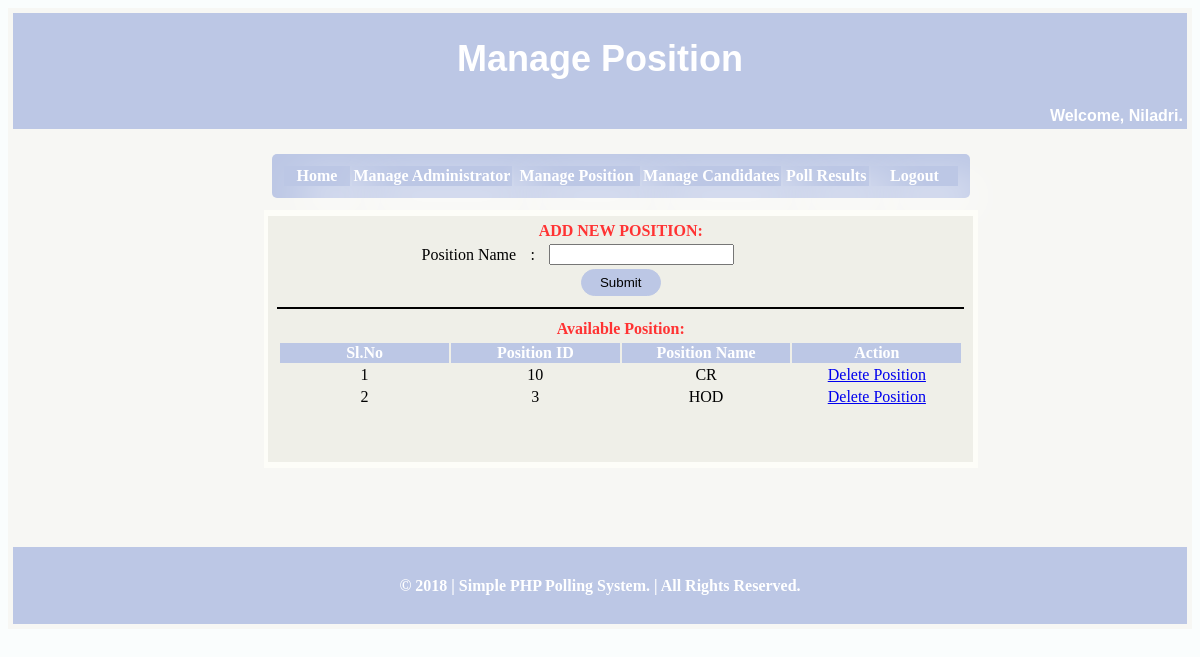
Page /manage_position.php (signed in) on the committed database.
### tables this page shows
CREATE TABLE IF NOT EXISTS `tb_position` (
  `position_id` int(11) NOT NULL AUTO_INCREMENT,
  `position_name` varchar(255) NOT NULL,
  PRIMARY KEY (`position_id`)
);

### manage_position.php (the view, shortened to what this page needs)
<?php
$user='id15273222_niladri_voting';
$pass='Nilmoni@1994';
$db='id15273222_polling';
$db= new mysqli('localhost', $user, $pass, $db) or die("DANG!!...unable to connect!");
$fname1=$_SESSION['first_name'];
?>
<!DOCTYPE html PUBLIC "-//W3C//DTD XHTML 1.0 Transitional//EN" "http://www.w3.org/TR/xhtml1/DTD/xhtml1-transitional.dtd">
<html xmlns="http://www.w3.org/1999/xhtml">
<head>
</head>
<body bgcolor="#FAFDFD">
<form id="form1" name="form1" method="post" action="">
  <table width="100%" border="0" bgcolor="#F7F7F4">
    <tr>
      <td><table width="100%" height="584" border="0">
    <tr>
      <td height="75" colspan="3" align="center" bgcolor="#BCC7E5"><h1 class="style7"><span class="style1"><span class="style8"><font color="#FFFFFF">Manage Position </font></span></h1>
        <table width="25%" border="0" align="right">
          <tr>
            <td align="right" class="style6"><b>Welcome, <?php echo $fname1;?>.</b></td>
          </tr>
        </table></td>
    </tr>
    <tr>
      <td width="21%" height="412">&nbsp;</td>
      <td width="57%" align="center"><table width="108%" height="388" border="0">
        <tr>
          <td height="63" align="center"><table width="98%" border="0" class="box">
            <tr>
              <td width="10%" align="center" class="cell"><a href="admin_home.php"><strong>Home</strong></a></td>
              <td width="24%" align="center" class="cell"><a href="manage_admin.php"><strong>Manage Administrator</strong></a></td>
              <td width="19%" align="center" class="cell"><a href="manage_position.php"><strong>Manage Position</strong></a></td>
              <td width="21%" align="center" class="cell"><a href="manage_candidate.php"><strong>Manage Candidates</strong></a></td>
              <td width="13%" align="center" class="cell"><a href="admin_poll_result.php"><strong>Poll Results</strong></a></td>
              <td width="13%" align="center" class="cell"><a href="logout.php"><strong>Logout</strong></a> </td>
            </tr>
          </table></td>
        </tr>
        <tr>
          <td height="256" align="center" bordercolor="#00CCFF" bgcolor="#FDFDF8"><table width="99%" height="245" border="0" bgcolor="#EFEFE8">
            <tr>
              <td align="center" valign="top"><table width="98%" border="0">
                <tr>
                  <td colspan="3" align="center"><strong><font color="#FF3333">ADD NEW POSITION:</font></strong> </td>
                  </tr>
                <tr>
                  <td width="35%" align="right">Position Name </td>
                  <td width="4%" align="center">:</td>
                  <td width="61%" align="left"><input name="position" type="text" id="position" required/></td>
                </tr>
                <tr>
                  <td colspan="3" align="center"><input type="submit" name="Submit" value="Submit" class="box2" /></td>
                  </tr>
              </table>
			  <hr color="#000000" width="98%" />
			  <table width="98%" border="0">
			  <tr>
                    <td colspan="3" align="center"><strong><font color="#FF3333">Available Position:</font></strong> </td>
                    </tr>
			  </table>
						  <?php
				$fsql = "select * from tb_position";
				$frec = mysqli_query($db,$fsql);
				$fnum = mysqli_num_rows($frec);
				if($fnum > 0)
				{
				?>
                <table width="98%" border="0">
                  <tr>
				    <td width="25%" align="center" bgcolor="#BCC7E5"><font color="#FFFFFF"><strong>Sl.No</strong></font> </td>
                    <td width="25%" align="center" bgcolor="#BCC7E5"><font color="#FFFFFF"><strong>Position ID</strong></font> </td>
                    <td width="25%" align="center" bgcolor="#BCC7E5"><font color="#FFFFFF"><strong>Position Name </strong></font></td>
                    <td width="25%" align="center" bgcolor="#BCC7E5"><font color="#FFFFFF"><strong>Action</strong></font></td>
                  </tr>
				  <?php
				  $i = 1;
				  while($fres = mysqli_fetch_assoc($frec))
				  {
				  ?>
                  <tr>
				  <td align="center"><?php echo $i;?></td>
                  <td align="center"><?php echo $fres['position_id'];?></td>
                  <td align="center"><?php echo $fres['position_name'];?></td>
                  <td align="center"><a href="#" onclick="conf('manage_position.php?D=<?php echo $fres['position_id'];?>')">Delete Position</a></td>
                  </tr>
				  <?php
				  $i++;
				  }
				  ?>
                </table>
				<?php
				  }
				?>
                <p>&nbsp;</p></td>
            </tr>
          </table></td>
        </tr>
        <tr>
          <td height="61" align="center">&nbsp;</td>
        </tr>
      </table></td>
      <td width="22%"></td>
    </tr>
    <tr>
      <td height="75" colspan="3" align="center" bgcolor="#BCC7E5"><font color="#FFFFFF"><strong>&copy;&nbsp;2018 | Simple PHP Polling System. | All Rights Reserved.</strong></font> </td>
    </tr>
  </table>
</td>
    </tr>
  </table>
</form>
</body>
</html>

### manage_position.php (style rules this page uses)
.box { width: 98%; padding: 10px; border-radius:5px; background:#BCC7E5; text-decoration:none; }
.box a:link { color:#FFFFFF; text-decoration:none; }
.cell { box-shadow: 20px 20px 20px; color:#FFFFFF; box-shadow: 20px 20px 45px; }
.style6 { font-family: Arial; color:#FFFFFF; }
.style7 { font-size: 36px }
.style8 { font-family: Arial }

### rows in the picture
tb_position: position_id "10", position_name "CR"
tb_position: position_id "3", position_name "HOD"

### other values in the picture
$fname1 "Niladri"
